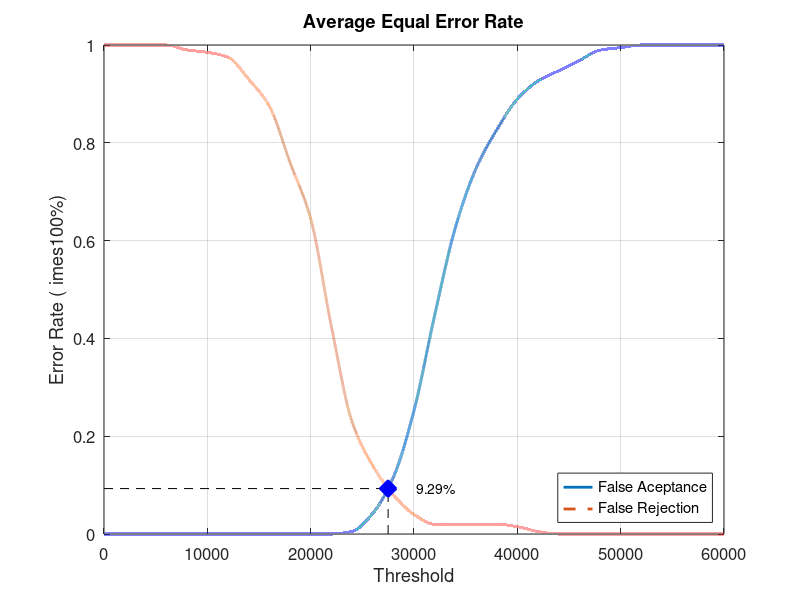
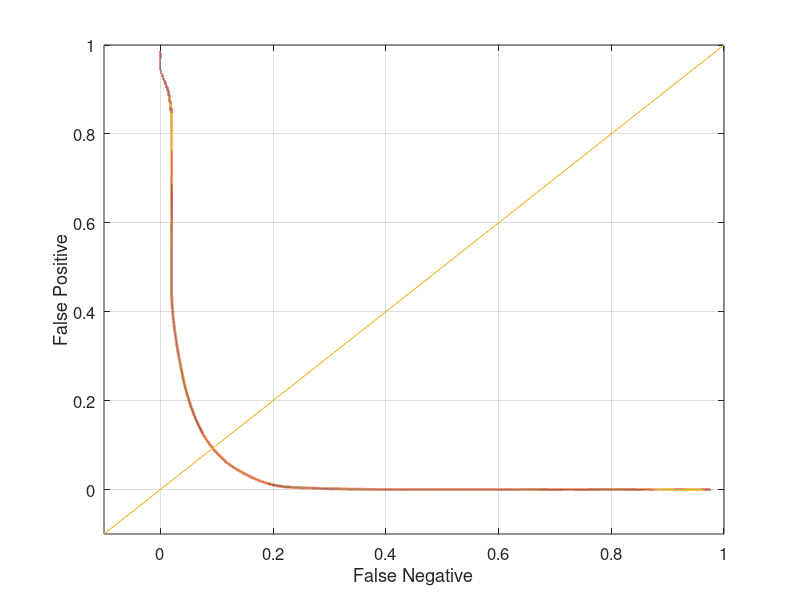

Write the MATLAB code that produced these figures, in order.
close all;
clear;
clc;
x = 0:2000:60000;
xq = 0:0.5:60000;

y0 = [0 0 0 0 0 0 0 0 0 0 0 0 0.00526316 0.0421053 0.115789 0.252632 0.447368 0.626316 0.747368 0.826316 0.889474 0.926316 0.947368 0.968421 0.989474 0.994737 1 1 1 1 1]
yy0 = interp1(x, y0, xq, 'pchip');
y1 = [1 1 1 1 0.99 0.985 0.975 0.93 0.875 0.76 0.645 0.425 0.23 0.14 0.08 0.04 0.02 0.02 0.02 0.02 0.015 0.005 0 0 0 0 0 0 0 0 0]
yy1 = interp1(x, y1, xq, 'pchip');

% Calculating EER: 
y2 = abs(y0 - y1);
find(y2 == min(y2))
yy2 = abs(yy0 - yy1);
xEER = find(yy2 == min(yy2));
xEERIndex = xq(xEER) % X-axis EER
yEER = yy0(xEER) % Y-axis EER

main = figure
plot(xq, yy0,'-','LineWidth', 2);	hold on
plot(xq, yy1,'--','LineWidth', 2);	hold on
plot([xEERIndex xEERIndex], [0 yEER], 'k--');	hold on
plot([0 xEERIndex], [yEER yEER], 'k--');	hold on
plot(xEERIndex, yEER, 'bx', 'LineWidth', 10);	hold on
text(xEERIndex + 10 * xEERIndex / 100, yEER, [num2str(round((10000 * yEER)) / 100) '%'])
legend('False Aceptance', 'False Rejection', 'Location', 'SouthEast')
xlabel('Threshold')
ylabel('Error Rate (	imes100%)')
title('Average Equal Error Rate')
set(gca, 'FontSize', 12)
axis([0 60000 0 1])
grid on

print(main, 'Database1_4Main', '-dpng');
FNRxFPR = figure('Color', [1 1 1]);
plot(yy1, yy0, '-', yy1, yy0, 'LineWidth', 2);
hold on
y = -0.1:0.1:1
plot(y, y); 
set(gca, 'FontSize', 12)
xlabel('False Negative')
ylabel('False Positive')
axis([-0.1 1 -0.1 1])
set(gca, 'FontSize', 12)
grid on

print(FNRxFPR, 'Database1_4FNRxFPR','-dpng');
